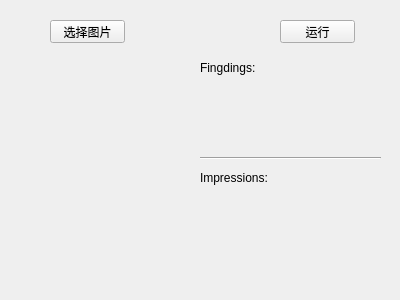
<?xml version="1.0" encoding="UTF-8"?>
<ui version="4.0">
 <class>Form</class>
 <widget class="QWidget" name="Form">
  <property name="geometry">
   <rect>
    <x>0</x>
    <y>0</y>
    <width>400</width>
    <height>300</height>
   </rect>
  </property>
  <property name="windowTitle">
   <string>Form</string>
  </property>
  <widget class="QPushButton" name="pushButton">
   <property name="geometry">
    <rect>
     <x>50</x>
     <y>20</y>
     <width>75</width>
     <height>23</height>
    </rect>
   </property>
   <property name="text">
    <string>选择图片</string>
   </property>
  </widget>
  <widget class="QPushButton" name="pushButton_2">
   <property name="geometry">
    <rect>
     <x>280</x>
     <y>20</y>
     <width>75</width>
     <height>23</height>
    </rect>
   </property>
   <property name="text">
    <string>运行</string>
   </property>
  </widget>
  <widget class="QLabel" name="label">
   <property name="geometry">
    <rect>
     <x>200</x>
     <y>60</y>
     <width>71</width>
     <height>16</height>
    </rect>
   </property>
   <property name="text">
    <string>Fingdings:</string>
   </property>
  </widget>
  <widget class="QLabel" name="label_2">
   <property name="geometry">
    <rect>
     <x>200</x>
     <y>170</y>
     <width>71</width>
     <height>16</height>
    </rect>
   </property>
   <property name="text">
    <string>Impressions:</string>
   </property>
  </widget>
  <widget class="QLabel" name="label_3">
   <property name="geometry">
    <rect>
     <x>200</x>
     <y>90</y>
     <width>171</width>
     <height>61</height>
    </rect>
   </property>
   <property name="text">
    <string/>
   </property>
  </widget>
  <widget class="Line" name="line">
   <property name="geometry">
    <rect>
     <x>200</x>
     <y>150</y>
     <width>181</width>
     <height>16</height>
    </rect>
   </property>
   <property name="orientation">
    <enum>Qt::Horizontal</enum>
   </property>
  </widget>
  <widget class="QLabel" name="label_4">
   <property name="geometry">
    <rect>
     <x>200</x>
     <y>200</y>
     <width>171</width>
     <height>61</height>
    </rect>
   </property>
   <property name="text">
    <string/>
   </property>
  </widget>
  <widget class="QLabel" name="label_5">
   <property name="geometry">
    <rect>
     <x>20</x>
     <y>60</y>
     <width>161</width>
     <height>201</height>
    </rect>
   </property>
   <property name="text">
    <string/>
   </property>
  </widget>
 </widget>
 <resources/>
 <connections/>
</ui>
